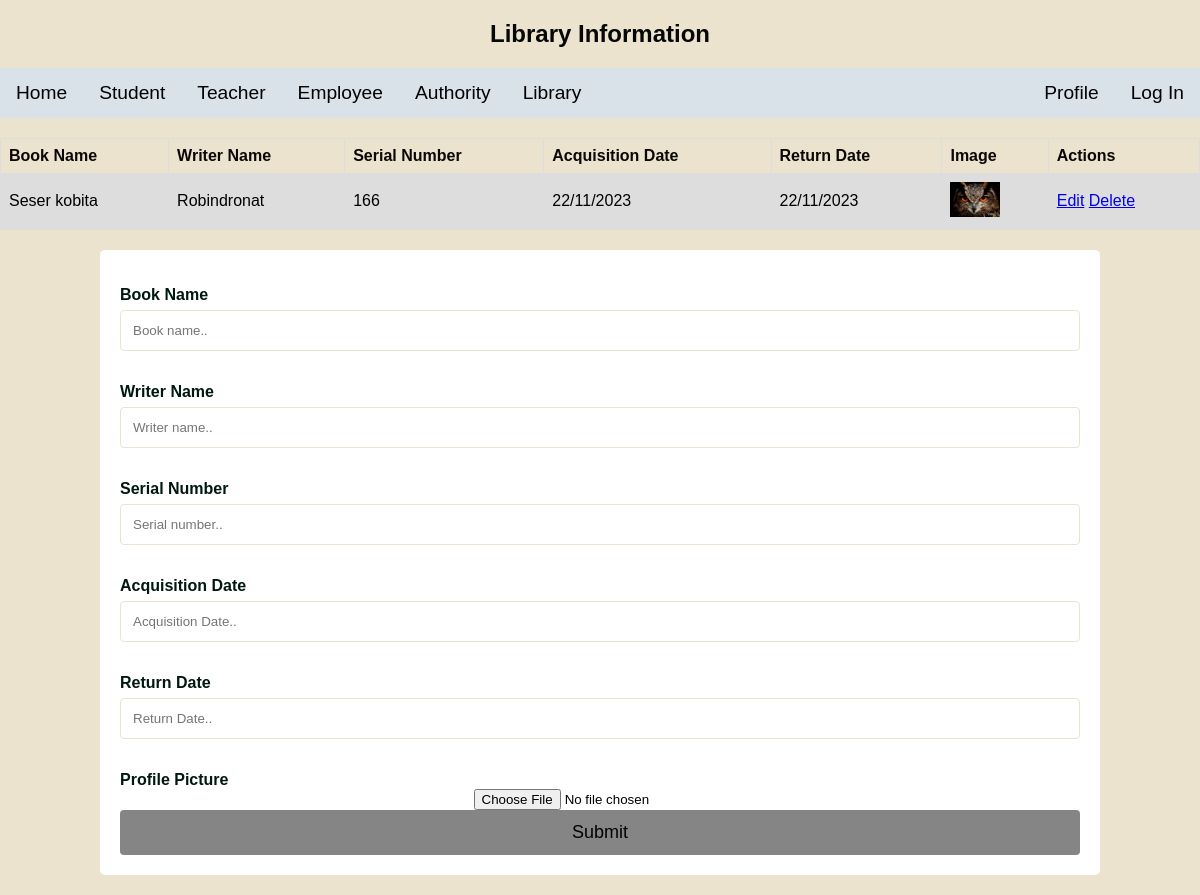
The page /libraryPage on the database as committed earlier.
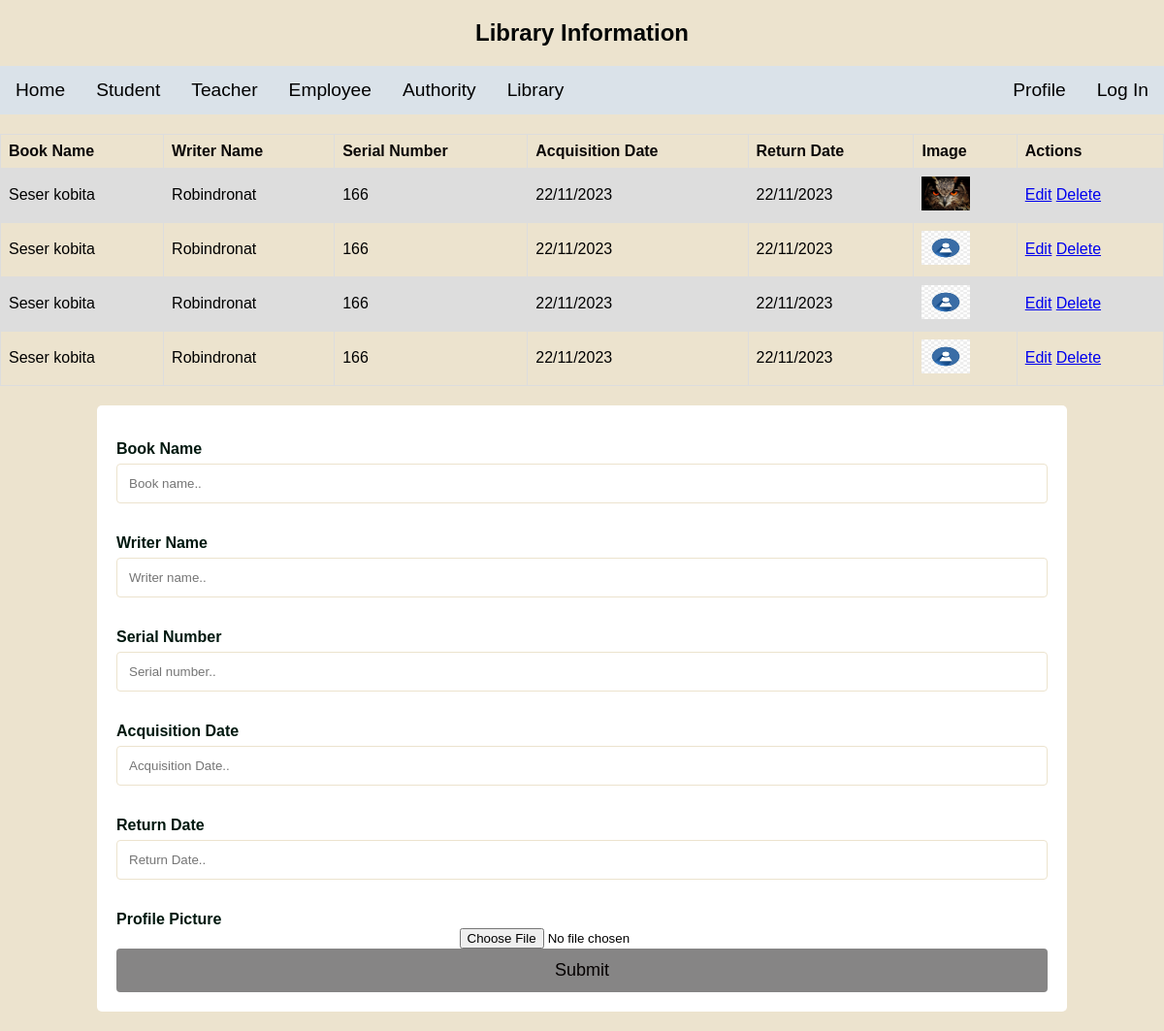
The same page on the database as committed later.
### myApp/models.py (models this page shows, shortened)
class Library_Model(models.Model):
    Book_Name=models.CharField(max_length=100,)
    Writer_Name=models.CharField(max_length=100,)
    Serial_No=models.CharField(max_length=100,)
    Acquisition_Date=models.CharField(max_length=100,)
    Return_Date=models.CharField(max_length=100,)
    myImage=models.ImageField(upload_to="media/profile_pic", null=True)

### myProject/views.py (the view)
# urls.py: path('libraryPage',libraryPage,name="libraryPageUrl"),
def libraryPage(request):
    library = Library_Model.objects.all()
    context={
        "lib":library,
    }
    return render(request,"library.html",context)

### template/library.html (shortened to what this page needs)
<!DOCTYPE html>
<html lang="en">
<head>
</head>
<body>
  <h2>Library Information</h2>
  {% include "nevber.html"%}
  <table>
    <tr>
      <th>Book Name</th>
      <th>Writer Name</th>
      <th>Serial Number</th>
      <th>Acquisition Date</th>
      <th>Return Date</th>
      <th>Image</th>
      <th>Actions</th>
    </tr>
    {% for i in lib %}
    <tr>
      <td>{{i.Book_Name}}</td>
      <td>{{i.Writer_Name}}</td>
      <td>{{i.Serial_No}}</td>
      <td>{{i.Acquisition_Date}}</td>
      <td>{{i.Return_Date}}</td>
      <td><img src="/{{i.myImage}}" width="50" height="35" alt=""></td>
      <td>
        <a href="{% url 'editlibrary' i.id %}">Edit</a>
        <a href="{% url 'deletelibrary' i.id %}">Delete</a>
      </td>
    </tr>
    {% endfor %}
  </table>
  <div class="container">
    <form action="{%url 'libraryAdd'%}" method='post' enctype="multipart/form-data">
    <form>
      <label for="bname">Book Name</label>
      <input type="text" id="b_name" name="Book_Name" placeholder="Book name..">
      <label for="wname">Writer Name</label>
      <input type="text" id="w_name" name="Writer_Name" placeholder="Writer name..">
      <label for="Mobile">Serial Number</label>
      <input type="text" id="s_num" name="Serial_No" placeholder="Serial number..">
      <label for="email">Acquisition Date</label>
      <input type="text" id="a_date" name="Acquisition_Date" placeholder="Acquisition Date..">
      <label for="age">Return Date</label>
      <input type="text" id="r_date" name="Return_Date" placeholder="Return Date..">
      <label for="">Profile Picture</label>
      <input type="file" id="Profile_pic" name="Profile_pic" placeholder="Your pic..">
      <input type="submit" value="Submit">
    </form>
  </div>
</body>
</html>

Rows that differ between the two databases and show on the page:
added Library_Model: Book_Name "Seser kobita", Writer_Name "Robindronat", Serial_No "166", Acquisition_Date "22/11/2023", Return_Date "22/11/2023", myImage (placeholder picture)
added Library_Model: Book_Name "Seser kobita", Writer_Name "Robindronat", Serial_No "166", Acquisition_Date "22/11/2023", Return_Date "22/11/2023", myImage (placeholder picture)
added Library_Model: Book_Name "Seser kobita", Writer_Name "Robindronat", Serial_No "166", Acquisition_Date "22/11/2023", Return_Date "22/11/2023", myImage (placeholder picture)
